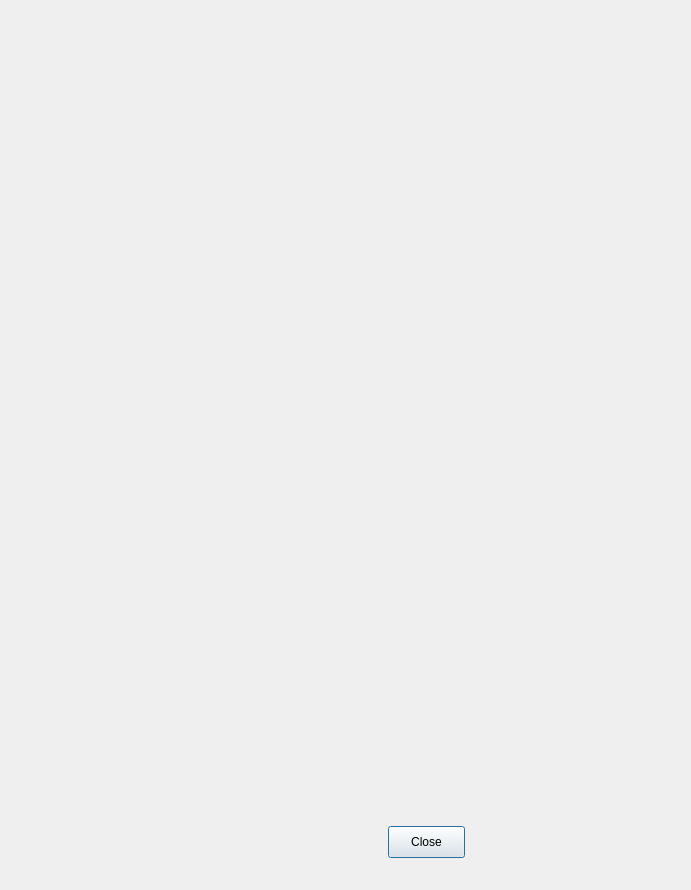
<?xml version="1.0" encoding="UTF-8"?>
<ui version="4.0">
 <class>Dialog</class>
 <widget class="QDialog" name="Dialog">
  <property name="windowModality">
   <enum>Qt::ApplicationModal</enum>
  </property>
  <property name="geometry">
   <rect>
    <x>0</x>
    <y>0</y>
    <width>691</width>
    <height>890</height>
   </rect>
  </property>
  <property name="windowTitle">
   <string>Dialog</string>
  </property>
  <widget class="QPushButton" name="pushButton">
   <property name="geometry">
    <rect>
     <x>388</x>
     <y>826</y>
     <width>77</width>
     <height>32</height>
    </rect>
   </property>
   <property name="text">
    <string>Close</string>
   </property>
  </widget>
 </widget>
 <resources/>
 <connections>
  <connection>
   <sender>pushButton</sender>
   <signal>clicked()</signal>
   <receiver>Dialog</receiver>
   <slot>reject()</slot>
   <hints>
    <hint type="sourcelabel">
     <x>502</x>
     <y>798</y>
    </hint>
    <hint type="destinationlabel">
     <x>372</x>
     <y>796</y>
    </hint>
   </hints>
  </connection>
 </connections>
</ui>
